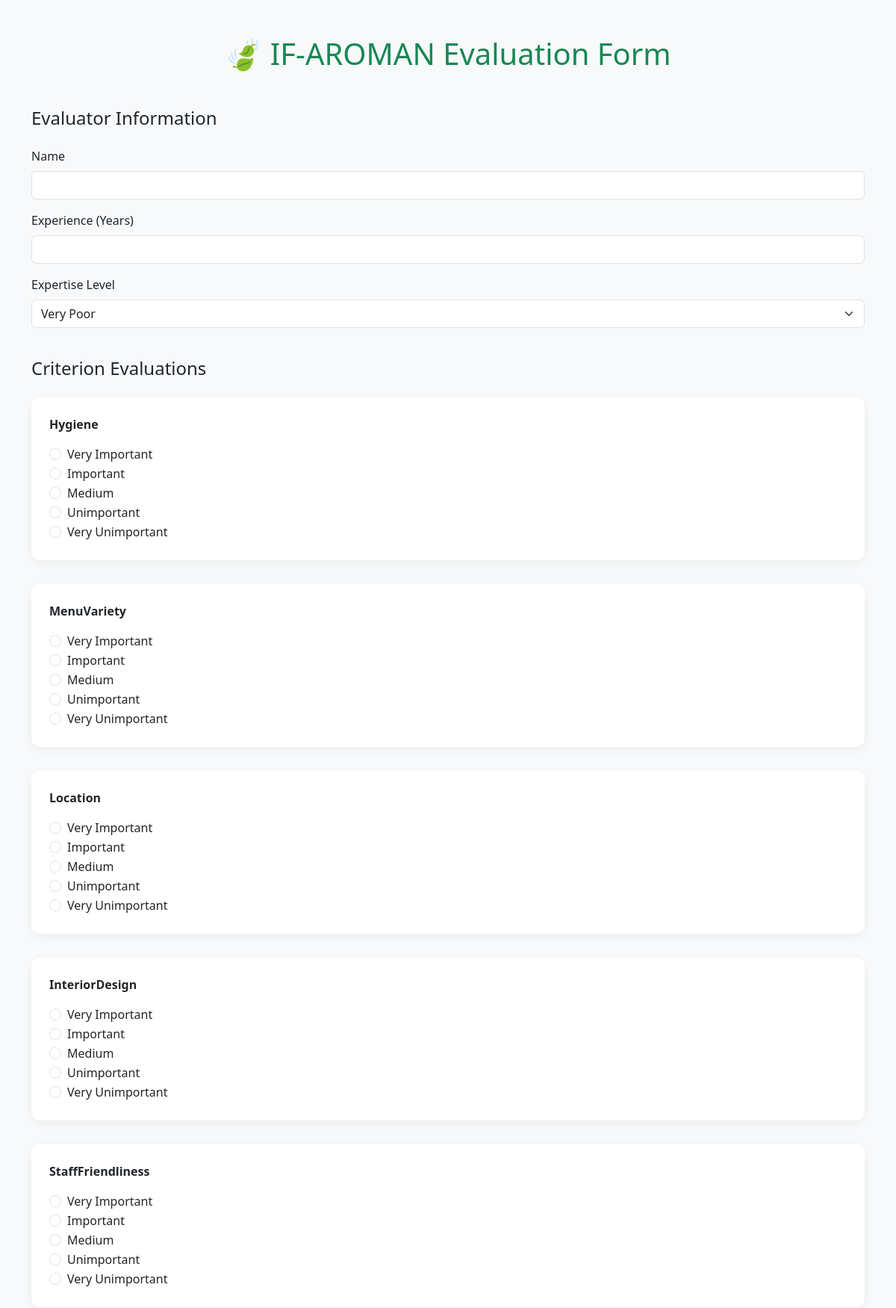
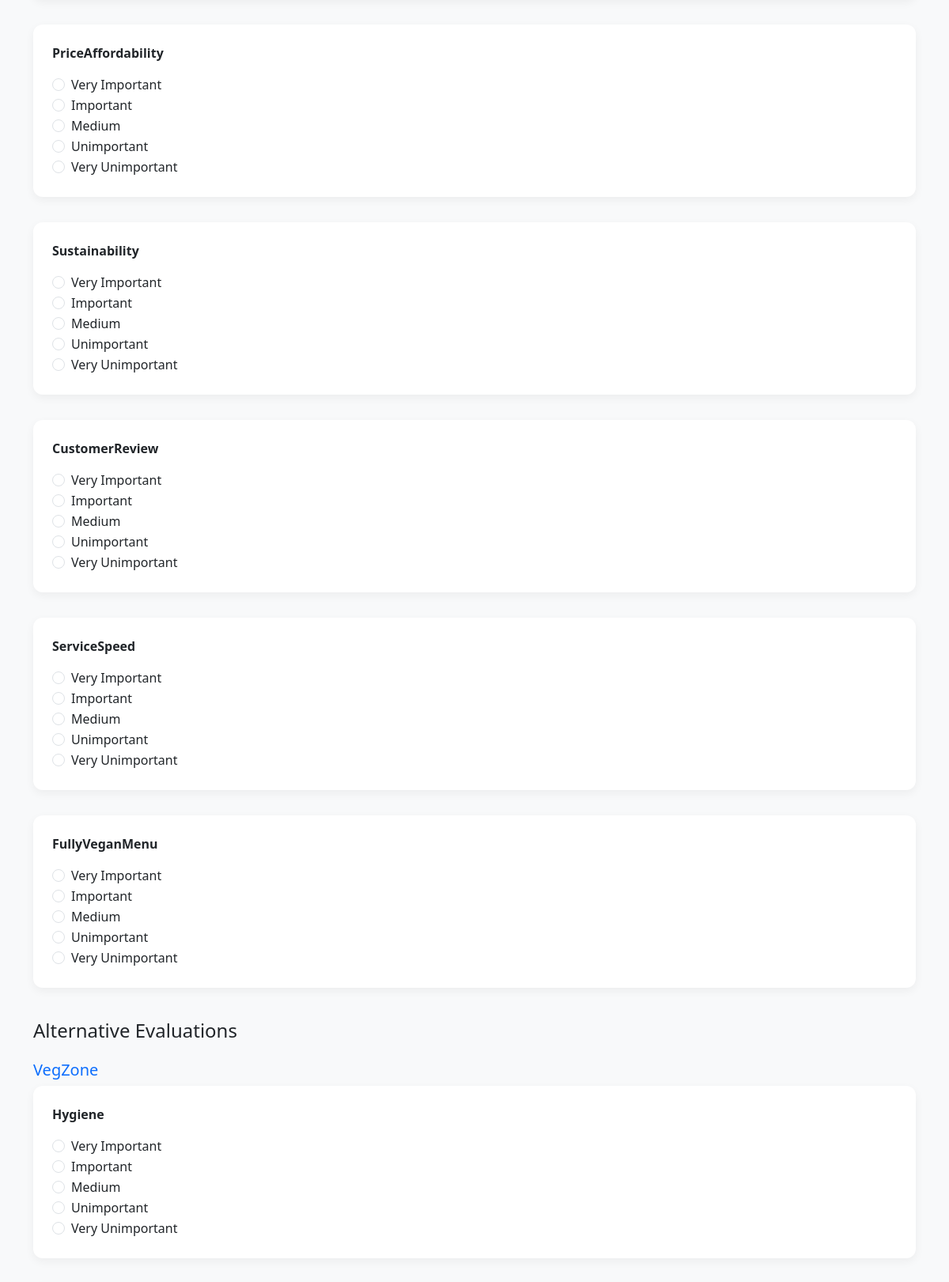
Page /evaluate (upper part) on the committed database (2 pictures, top to bottom).
### tables this page shows
CREATE TABLE criteria (
        id INTEGER PRIMARY KEY AUTOINCREMENT,
        name TEXT,
        type TEXT DEFAULT 'Benefit'
    );

CREATE TABLE alternatives (
        id INTEGER PRIMARY KEY AUTOINCREMENT,
        name TEXT
    );

### app.py (the view, shortened to what this page needs)
@app.route('/evaluate', methods=['GET', 'POST'])
def evaluate():
    conn = sqlite3.connect(DATABASE)
    c = conn.cursor()
    c.execute("SELECT name FROM criteria")
    criteria = [row[0] for row in c.fetchall()]
    c.execute("SELECT name FROM alternatives")
    alternatives = [row[0] for row in c.fetchall()]
    conn.close()
    return render_template("evaluate.html",
                           criteria=criteria,
                           alternatives=alternatives,
                           t2nn_options=T2NN_TABLE.keys(),
                           fuzzy_labels=FUZZY_SCALE.keys())

### templates/evaluate.html (shortened to what this page needs)
<!DOCTYPE html>
<html lang="en">
<head>
    <link href="https://cdn.jsdelivr.net/npm/bootstrap@5.3.0/dist/css/bootstrap.min.css" rel="stylesheet">
</head>
<body class="bg-light">
<div class="container py-5">
    <h1 class="text-center mb-5 text-success">🍃 IF-AROMAN Evaluation Form</h1>
    <form method="POST">
        <div class="form-section">
            <h4 class="mb-4">Evaluator Information</h4>
            <div class="mb-3">
                <label for="name" class="form-label">Name</label>
                <input type="text" class="form-control" id="name" name="name" required>
            </div>
            <div class="mb-3">
                <label for="experience" class="form-label">Experience (Years)</label>
                <input type="number" class="form-control" id="experience" name="experience" required>
            </div>
            <div class="mb-3">
                <label for="expertise" class="form-label">Expertise Level</label>
                <select class="form-select" name="expertise" id="expertise" required>
                    {% for level in t2nn_options %}
                    <option value="{{ level }}">{{ level }}</option>
                    {% endfor %}
                </select>
            </div>
        </div>
        <div class="form-section">
            <h4 class="mb-4">Criterion Evaluations</h4>
            {% for crit in criteria %}
            <div class="question-block">
                <div class="question-title">{{ crit.replace('_', ' ') }}</div>
                {% for label in fuzzy_labels %}
                <div class="form-check">
                    <input class="form-check-input" type="radio" name="{{ crit }}" value="{{ label }}" id="{{ crit }}_{{ label }}" required>
                    <label class="form-check-label" for="{{ crit }}_{{ label }}">
                        {{ label }}
                    </label>
                </div>
                {% endfor %}
            </div>
            {% endfor %}
        </div>
        <div class="form-section">
            <h4 class="mb-4">Alternative Evaluations</h4>
            {% for alt in alternatives %}
            <div class="mb-4">
                <h5 class="text-primary">{{ alt }}</h5>
                {% for crit in criteria %}
                <div class="question-block">
                    <div class="question-title">{{ crit.replace('_', ' ') }}</div>
                    {% for label in fuzzy_labels %}
                    <div class="form-check">
                        <input class="form-check-input" type="radio" name="{{ alt }}_{{ crit }}" value="{{ label }}" id="{{ alt }}_{{ crit }}_{{ label }}" required>
                        <label class="form-check-label" for="{{ alt }}_{{ crit }}_{{ label }}">
                            {{ label }}
                        </label>
                    </div>
                    {% endfor %}
                </div>
                {% endfor %}
            </div>
            {% endfor %}
        </div>
    </form>
</div>
</body>
</html>

### templates/evaluate.html (style rules this page uses)
.form-section { margin-bottom: 2.5rem; }
.question-block { background: #fff; padding: 1.5rem; border-radius: 0.75rem; box-shadow: 0 4px 12px rgba(0,0,0,0.05); margin-bottom: 2rem; }
.question-title { font-weight: 600; margin-bottom: 1rem; }

### rows in the picture
criteria: replace "Hygiene", fuzzy_labels "Very Important" "Important" "Medium" "Unimportant" "Very Unimportant", fuzzy_labels "Very Important" "Important" "Medium" "Unimportant" "Very Unimportant"
criteria: replace "MenuVariety", fuzzy_labels "Very Important" "Important" "Medium" "Unimportant" "Very Unimportant"
criteria: replace "Location", fuzzy_labels "Very Important" "Important" "Medium" "Unimportant" "Very Unimportant"
criteria: replace "InteriorDesign", fuzzy_labels "Very Important" "Important" "Medium" "Unimportant" "Very Unimportant"
criteria: replace "StaffFriendliness", fuzzy_labels "Very Important" "Important" "Medium" "Unimportant" "Very Unimportant"
criteria: replace "PriceAffordability", fuzzy_labels "Very Important" "Important" "Medium" "Unimportant" "Very Unimportant"
criteria: replace "Sustainability", fuzzy_labels "Very Important" "Important" "Medium" "Unimportant" "Very Unimportant"
criteria: replace "CustomerReview", fuzzy_labels "Very Important" "Important" "Medium" "Unimportant" "Very Unimportant"
criteria: replace "ServiceSpeed", fuzzy_labels "Very Important" "Important" "Medium" "Unimportant" "Very Unimportant"
criteria: replace "FullyVeganMenu", fuzzy_labels "Very Important" "Important" "Medium" "Unimportant" "Very Unimportant"
alternatives: name "VegZone"

### other values in the picture
form field expertise "Very Poor"
